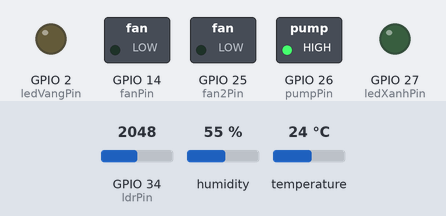
Simulated run of this sketch. Board: ESP32. On the bench: switched loads named in the sketch (green lamp = pin HIGH), output pins drawn as LEDs (lit = HIGH). The inputs (shaded band) are chosen by the test bench; at power-on: humidity 55 %, temperature 24 °C, GPIO 34 (ldrPin) = 2048. WiFi joins after 1.5 s; servers stay silent unless stated; what the sketch prints to the serial monitor is not drawn.

Above: at 3.8 s.
3.9 s: humidity set to 78 %
7.8 s: humidity set to 82 %
At 10.4 s:
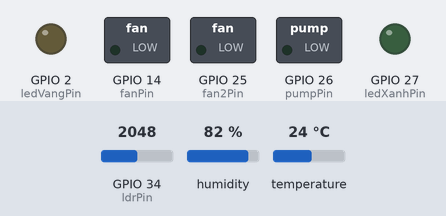
11.7 s: temperature set to 29.4 °C
15.6 s: temperature set to 30.8 °C
At 19.7 s:
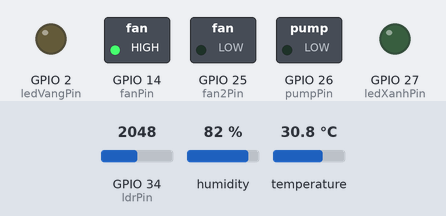
20.0 s: GPIO 34 (ldrPin) set to 1970
At 21.9 s:
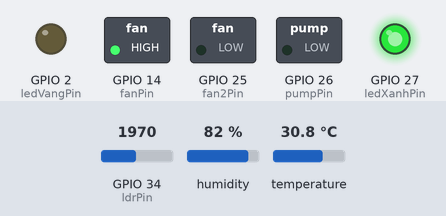
23.9 s: humidity set to 22 %
At 25.5 s:
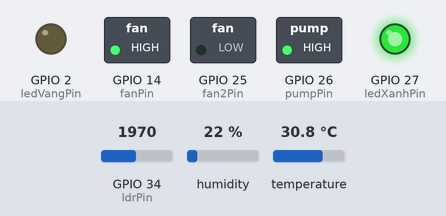
Timing chart, 0 to 27.0 s (numbered marks = the images above; inputs shaded):
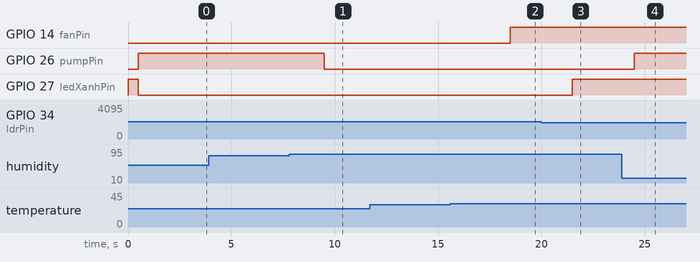

Measured:
- the behaviour switches between 79 and 80 % on humidity (found by bisection; images 0 and 1)
- the behaviour switches between 30 and 30.1 °C on temperature (found by bisection; images 1 and 2)
- the behaviour switches between 2000 and 1999 on GPIO 34 (ldrPin) (found by bisection; images 2 and 3)
- after the input at 3.9 s, every drawn part: stays the same
- after the input at 7.8 s, GPIO 26 (pumpPin): HIGH → LOW after 1.7 s
- after the input at 11.7 s, every drawn part: stays the same
- after the input at 15.6 s, GPIO 14 (fanPin): LOW → HIGH after 2.9 s
- after the input at 20.0 s, GPIO 27 (ledXanhPin): LOW → HIGH after 1.5 s
- after the input at 23.9 s, GPIO 26 (pumpPin): LOW → HIGH after 0.61 s

The sketch:

trangtrai.ino
```cpp
#include <WiFi.h>
#include <WiFiClientSecure.h>
#include <HTTPClient.h>
#include <ArduinoJson.h>
#include "DHT.h"

// WiFi
const char* ssid = "HAUI  Staff";
const char* password = "00000000";
const char* STATUS_URL = "https://api-quan-ly-trang-trai.onrender.com/api/status";

// GPIO
const int ledVangPin = 2;    // LED vàng
const int fanPin     = 14;   // Quạt 1 (auto)
const int fan2Pin    = 25;   // Quạt 2 (server)
const int ledXanhPin = 27;   // LED xanh
const int pumpPin    = 26;   // Bơm
const int ldrPin     = 34;   // ADC ánh sáng

// DHT22
#define DHTPIN 4
#define DHTTYPE DHT22
DHT dht(DHTPIN, DHTTYPE);

// TLS
WiFiClientSecure client;

// Biến chia sẻ
volatile float gTemp = NAN;
volatile float gHum  = NAN;
volatile int   gLdr  = 0;

volatile bool gFanAuto = false;
volatile bool gPumpAuto = false;
volatile bool gLedXanhAuto = false;
volatile bool gLedVangFromServer = false;
volatile bool gFan2FromServer = false;

// Mutex bảo vệ biến dùng chung
SemaphoreHandle_t dataMutex;

// Khai báo task
void TaskWiFi(void* pv);
void TaskSensors(void* pv);
void TaskControl(void* pv);
void TaskSyncServer(void* pv);

void setup() {
  Serial.begin(115200);

  pinMode(ledVangPin, OUTPUT);
  pinMode(fanPin, OUTPUT);
  pinMode(fan2Pin, OUTPUT);
  pinMode(ledXanhPin, OUTPUT);
  pinMode(pumpPin, OUTPUT);

  // Trạng thái ban đầu
  digitalWrite(fanPin, LOW);
  digitalWrite(fan2Pin, LOW);
  digitalWrite(pumpPin, LOW);
  digitalWrite(ledXanhPin, LOW);
  digitalWrite(ledVangPin, LOW);

  dht.begin();

  // TLS bỏ xác thực để gọi HTTPS Render
  client.setInsecure();

  // Tạo mutex
  dataMutex = xSemaphoreCreateMutex();

  // Tạo các task FreeRTOS
  xTaskCreatePinnedToCore(TaskWiFi,      "WiFi",      4096, NULL, 3, NULL, 0);
  xTaskCreatePinnedToCore(TaskSensors,   "Sensors",   4096, NULL, 2, NULL, 1);
  xTaskCreatePinnedToCore(TaskControl,   "Control",   4096, NULL, 2, NULL, 1);
  xTaskCreatePinnedToCore(TaskSyncServer,"SyncServer",6144, NULL, 1, NULL, 0);
}

void loop() {
  // Không dùng loop; mọi thứ chạy trong FreeRTOS tasks
  vTaskDelay(pdMS_TO_TICKS(1000));
}

// Task: đảm bảo WiFi luôn kết nối
void TaskWiFi(void* pv) {
  WiFi.mode(WIFI_STA);
  WiFi.begin(ssid, password);
  Serial.print("Đang kết nối WiFi");
  while (WiFi.status() != WL_CONNECTED) {
    vTaskDelay(pdMS_TO_TICKS(500));
    Serial.print(".");
  }
  Serial.println("\n✅ WiFi đã kết nối");

  for (;;) {
    if (WiFi.status() != WL_CONNECTED) {
      Serial.println("⚠️ Mất WiFi, đang reconnect...");
      WiFi.disconnect();
      WiFi.begin(ssid, password);
    }
    vTaskDelay(pdMS_TO_TICKS(2000));
  }
}

// Task: đọc cảm biến DHT22 và ánh sáng
void TaskSensors(void* pv) {
  for (;;) {
    float t = dht.readTemperature();
    float h = dht.readHumidity();
    int ldr = analogRead(ldrPin); // 0–4095

    if (!isnan(t) && !isnan(h)) {
      if (xSemaphoreTake(dataMutex, pdMS_TO_TICKS(50)) == pdTRUE) {
        gTemp = t;
        gHum  = h;
        gLdr  = ldr;
        xSemaphoreGive(dataMutex);
      }
      Serial.printf("🌡️ %.1f°C | 💧 %.1f%% | ☀️ %d\n", t, h, ldr);
    } else {
      Serial.println("❌ Lỗi đọc DHT22");
    }

    vTaskDelay(pdMS_TO_TICKS(3000)); // đọc mỗi 3s
  }
}

// Task: điều khiển tự động quạt1, bơm, LED xanh theo ngưỡng
void TaskControl(void* pv) {
  const int LDR_THRESHOLD = 2000; // ánh sáng yếu
  for (;;) {
    float t, h;
    int ldr;
    if (xSemaphoreTake(dataMutex, pdMS_TO_TICKS(50)) == pdTRUE) {
      t = gTemp; h = gHum; ldr = gLdr;
      xSemaphoreGive(dataMutex);
    }

    // Quạt1: bật nếu temp > 30°C
    bool fanOn = (!isnan(t) && t > 30.0f);
    digitalWrite(fanPin, fanOn ? HIGH : LOW);
    gFanAuto = fanOn;

    // Bơm: bật nếu hum < 80%
    bool pumpOn = (!isnan(h) && h < 80.0f);
    digitalWrite(pumpPin, pumpOn ? HIGH : LOW);
    gPumpAuto = pumpOn;

    // LED xanh: bật nếu ánh sáng yếu
    bool ledXanhOn = (ldr < LDR_THRESHOLD);
    digitalWrite(ledXanhPin, ledXanhOn ? HIGH : LOW);
    gLedXanhAuto = ledXanhOn;

    vTaskDelay(pdMS_TO_TICKS(500)); // phản ứng nhanh
  }
}

// Task: đồng bộ LED vàng, quạt2, bơm từ server (API /api/status)
void TaskSyncServer(void* pv) {
  HTTPClient https;
  for (;;) {
    if (WiFi.status() == WL_CONNECTED) {
      https.begin(client, STATUS_URL);
      https.setTimeout(10000); // 10s

      int code = https.GET();
      if (code > 0) {
        String payload = https.getString();
        DynamicJsonDocument doc(2048);
        auto err = deserializeJson(doc, payload);
        if (!err) {
          bool fan2State = doc["devices"]["fan"]  | false;
          bool ledState  = doc["devices"]["led"]  | false;
          bool pumpState = doc["devices"]["pump"] | false;

          int temp = doc["sensor"]["temp"] | 0;
          int hum  = doc["sensor"]["hum"]  | 0;
          int ldr  = doc["sensor"]["ldr"]  | 0;

          // LED vàng từ server
          gLedVangFromServer = ledState;
          digitalWrite(ledVangPin, ledState ? HIGH : LOW);

          // Quạt2 từ server
          gFan2FromServer = fan2State;
          digitalWrite(fan2Pin, fan2State ? HIGH : LOW);

          // Bơm từ server
          digitalWrite(pumpPin, pumpState ? HIGH : LOW);

          // In trạng thái
          Serial.printf("🌀 FAN2: %s | 🟡 LED: %s | 💧 PUMP: %s\n",
                        fan2State ? "ON" : "OFF",
                        ledState ? "ON" : "OFF",
                        pumpState ? "ON" : "OFF");

          Serial.printf("🌡️ %d°C | 💧 %d%% | ☀️ %d (server)\n", temp, hum, ldr);
        } else {
          Serial.println("❌ Lỗi parse JSON từ server");
        }
      } else {
        Serial.printf("❌ GET status lỗi: %s\n", https.errorToString(code).c_str());
      }
      https.end();
    } else {
      Serial.println("⚠️ Chưa có WiFi để sync server");
    }

    vTaskDelay(pdMS_TO_TICKS(2000)); // poll mỗi 2s
  }
}
```
